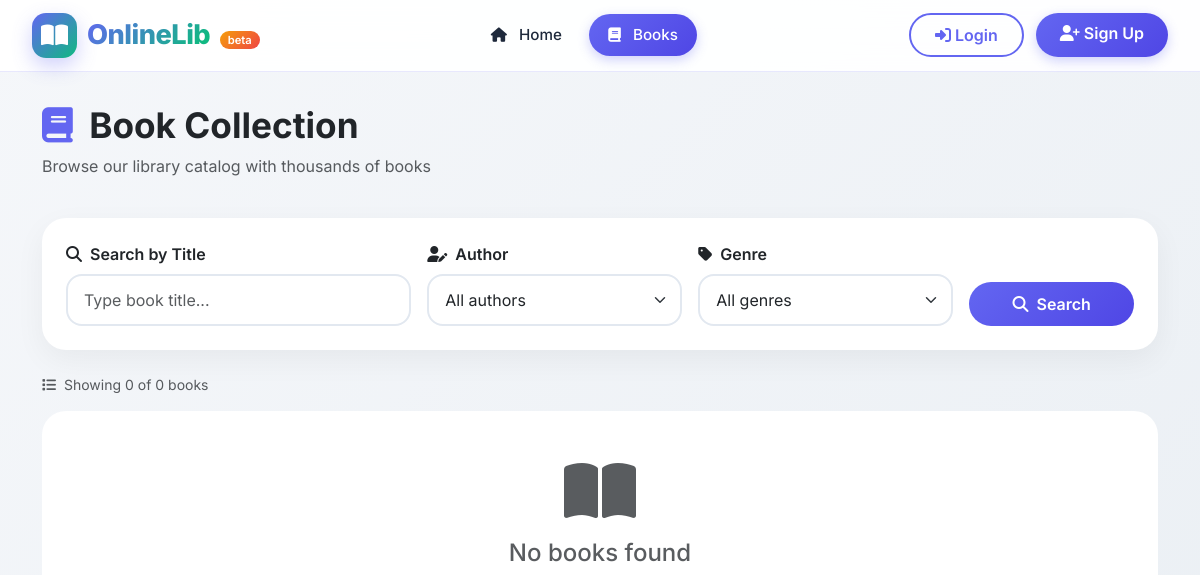
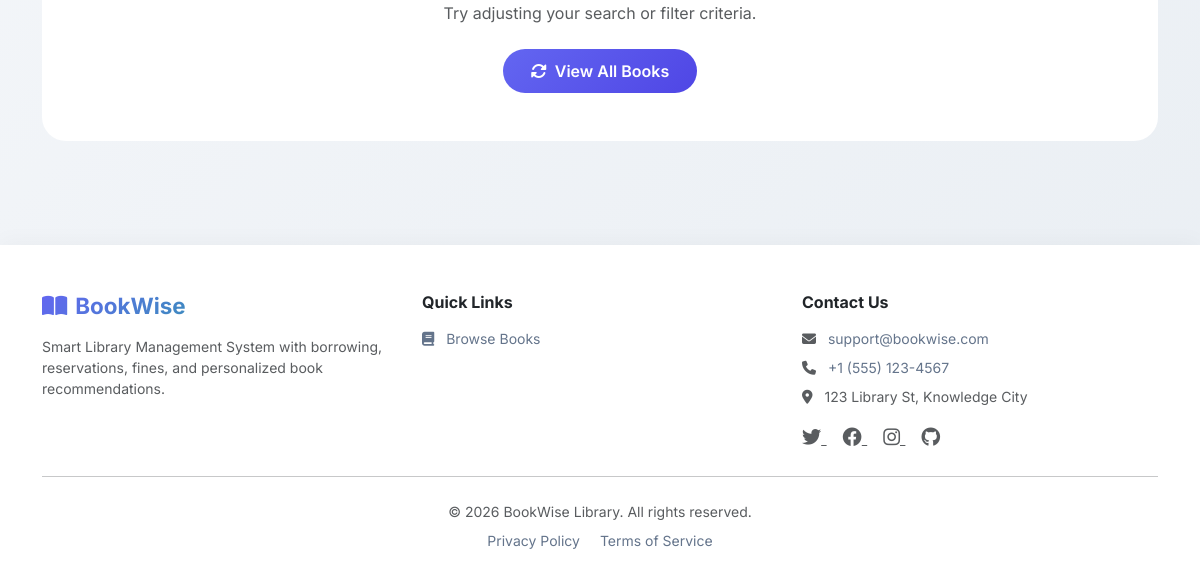
The page /books/ on the database as committed earlier (2 pictures, top to bottom).
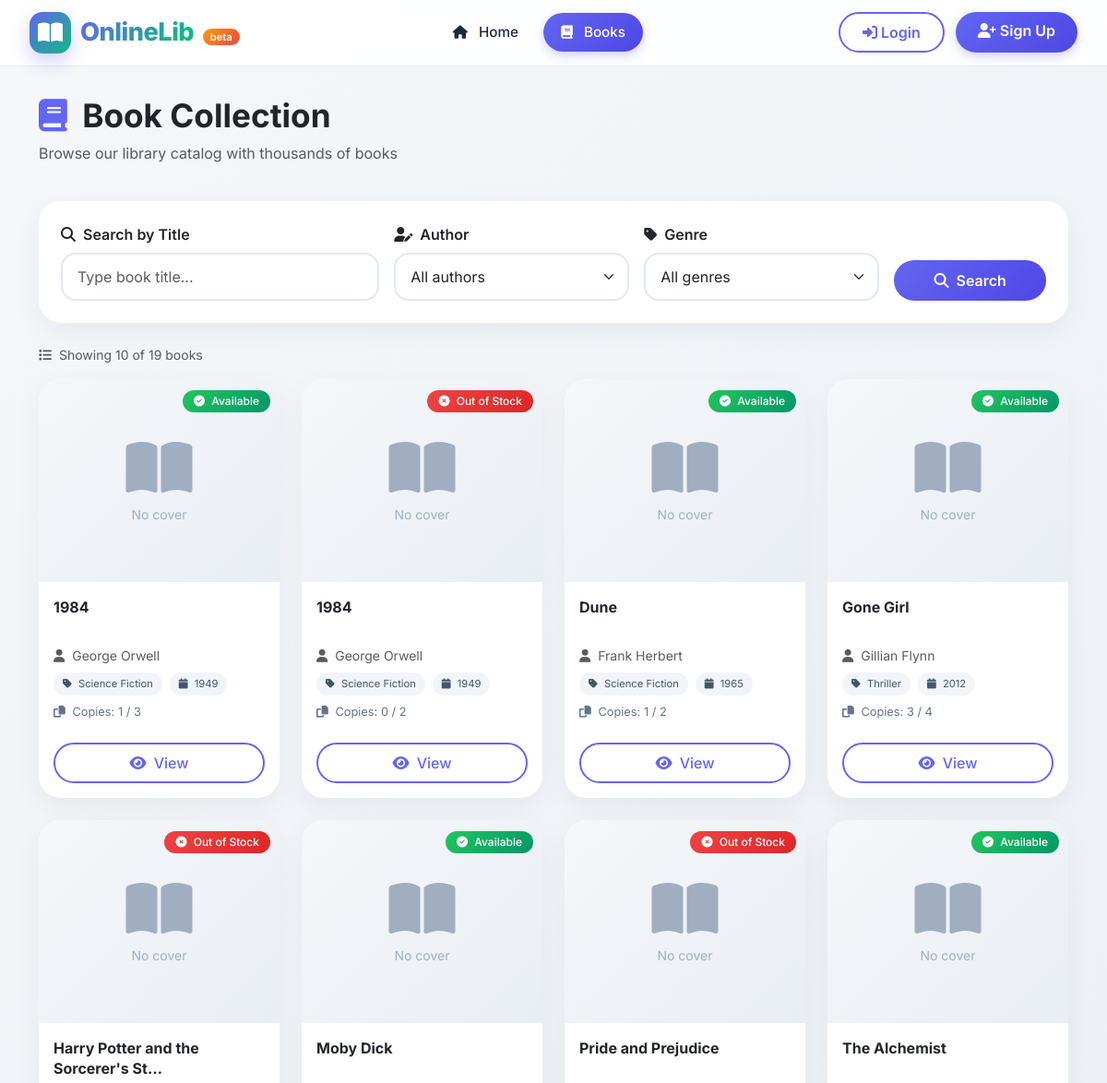
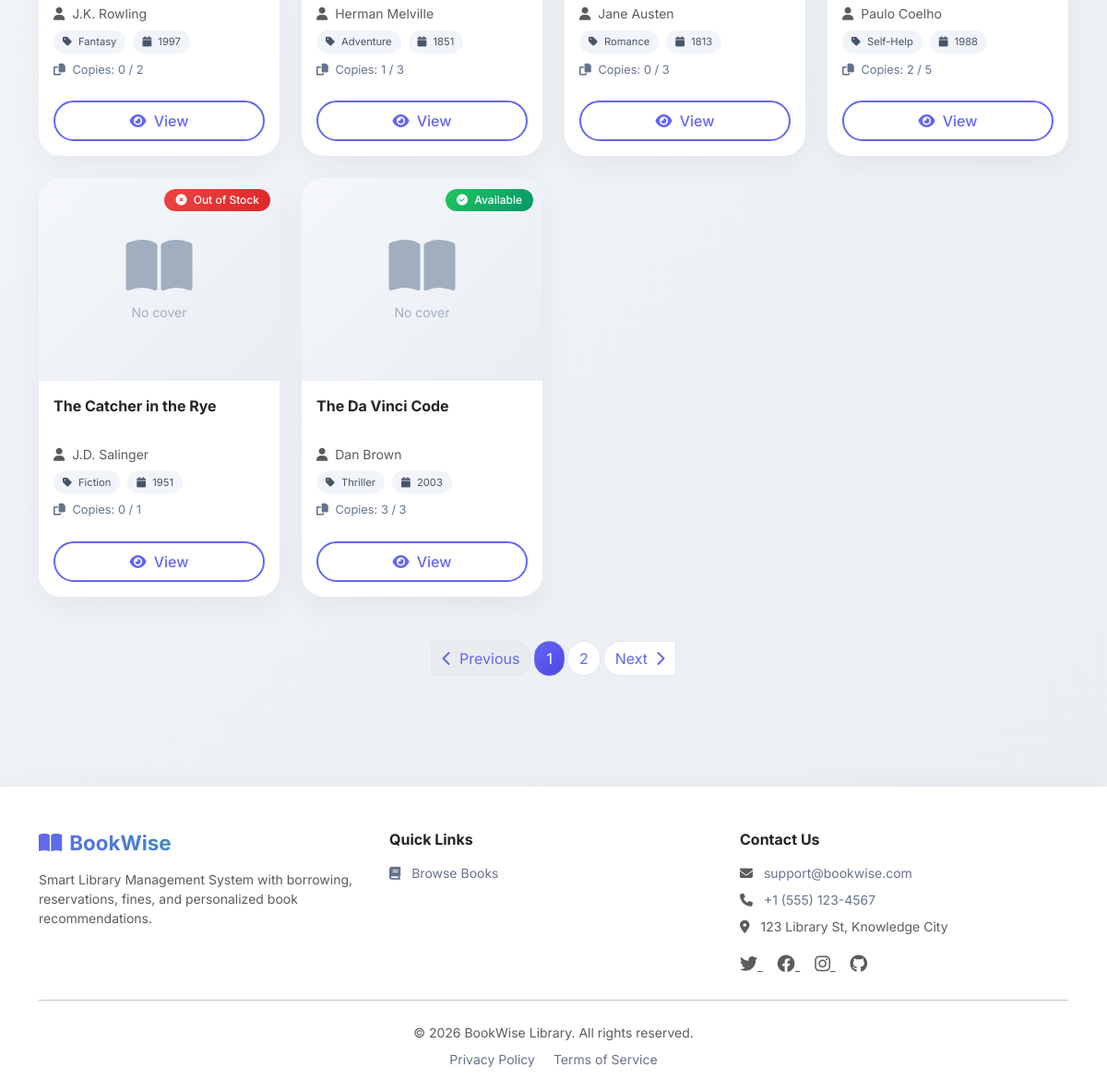
The same page on the database as committed later (2 pictures, top to bottom).
### books/models.py (models this page shows, shortened)
class Book(models.Model):
    title = models.CharField(max_length=255)
    author = models.CharField(max_length=255)
    genre = models.CharField(max_length=100)
    description = models.TextField(blank=True)
    publish_year = models.PositiveIntegerField()
    isbn = models.CharField(max_length=20, unique=True)
    total_copies = models.PositiveIntegerField(default=1)
    available_copies = models.PositiveIntegerField(default=1)
    cover_image = models.ImageField(upload_to="book_covers/", blank=True)
    def __init__(self, *args, **kwargs):
        available_copies_was_provided = "available_copies" in kwargs
        super().__init__(*args, **kwargs)
        self._available_copies_was_provided = available_copies_was_provided
    def __setattr__(self, name, value):
        if name == "available_copies" and "_available_copies_was_provided" in self.__dict__:
            self.__dict__["_available_copies_was_provided"] = True
        super().__setattr__(name, value)
    class Meta:
        ordering = ["title"]
        verbose_name = "book"
        verbose_name_plural = "books"

### books/views.py (the view)
# urls.py: path("", BookListView.as_view(), name="book_list"),
class BookListView(ListView):
    model = Book
    template_name = "books/book_list.html"
    context_object_name = "books"
    paginate_by = 10
    def get_queryset(self):
        queryset = Book.objects.all()
        search = self.request.GET.get("search", "").strip()
        author = self.request.GET.get("author", "").strip()
        genre = self.request.GET.get("genre", "").strip()
        year = self.request.GET.get("year", "").strip()
        if search:
            queryset = queryset.filter(title__icontains=search)
        if author:
            queryset = queryset.filter(author__icontains=author)
        if genre:
            queryset = queryset.filter(genre=genre)
        if year:
            queryset = queryset.filter(publish_year=year)
        return queryset
    def get_context_data(self, **kwargs):
        context = super().get_context_data(**kwargs)
        search = self.request.GET.get("search", "").strip()
        author = self.request.GET.get("author", "").strip()
        genre = self.request.GET.get("genre", "").strip()
        year = self.request.GET.get("year", "").strip()
        context["search"] = search
        context["selected_author"] = author
        context["selected_genre"] = genre
        context["selected_year"] = year
        context["authors"] = (
            Book.objects.exclude(author="")
            .order_by("author")
            .values_list("author", flat=True)
            .distinct()
        )
        context["genres"] = (
            Book.objects.exclude(genre="")
            .order_by("genre")
            .values_list("genre", flat=True)
            .distinct()
        )
        context["years"] = (
            Book.objects.order_by("-publish_year")
            .values_list("publish_year", flat=True)
            .distinct()
        )
        params = self.request.GET.copy()
        if "page" in params:
            del params["page"]
        context["query_params"] = params.urlencode()
        return context

### books/templates/books/book_list.html (shortened to what this page needs)
{% extends "base.html" %}
{% block content %}
<div class="container py-4">
    <div class="d-flex flex-column flex-md-row justify-content-between align-items-md-center mb-4">
        <div>
            <h1 class="fw-bold" style="font-size: 2.2rem;">
                <i class="fas fa-book me-2" style="color: var(--primary);"></i>
                Book Collection
            </h1>
            <p class="text-muted">Browse our library catalog with thousands of books</p>
        </div>
    </div>
    <div class="card mb-4">
        <div class="card-body p-4">
            <form method="get" class="row g-3">
                <div class="col-md-4">
                    <label class="form-label fw-semibold">
                        <i class="fas fa-search me-1"></i> Search by Title
                    </label>
                    <input type="search" name="search" value="{{ search }}"
                           class="form-control" placeholder="Type book title...">
                </div>
                <div class="col-md-3">
                    <label class="form-label fw-semibold">
                        <i class="fas fa-user-edit me-1"></i> Author
                    </label>
                    <select name="author" class="form-select">
                        <option value="">All authors</option>
                    </select>
                </div>
                <div class="col-md-3">
                    <label class="form-label fw-semibold">
                        <i class="fas fa-tag me-1"></i> Genre
                    </label>
                    <select name="genre" class="form-select">
                        <option value="">All genres</option>
                    </select>
                </div>
                <div class="col-md-2 d-flex align-items-end">
                    <button type="submit" class="btn btn-primary w-100">
                        <i class="fas fa-search me-1"></i> Search
                    </button>
                </div>
            </form>
        </div>
    </div>
    <div class="mb-3">
        <p class="text-muted small">
            <i class="fas fa-list me-1"></i>
            Showing {{ books|length }} of {{ paginator.count }} books
        </p>
    </div>
    <div class="row g-4">
        {% for book in books %}
        <div class="col-md-6 col-lg-4 col-xl-3">
            <div class="card h-100 book-card">
                <div class="book-cover-wrapper">
                    {% if book.cover_image %}
                    <img src="{{ book.cover_image.url }}" class="book-cover" alt="{{ book.title }}">
                    {% else %}
                    <div class="book-cover-placeholder">
                        <i class="fas fa-book-open fa-4x"></i>
                        <span class="mt-2 small">No cover</span>
                    </div>
                    {% endif %}
                    <div class="availability-badge">
                        {% if book.available_copies > 0 %}
                        <span class="badge bg-success">
                            <i class="fas fa-check-circle me-1"></i> Available
                        </span>
                        {% else %}
                        <span class="badge bg-danger">
                            <i class="fas fa-times-circle me-1"></i> Out of Stock
                        </span>
                        {% endif %}
                    </div>
                </div>
                <div class="card-body">
                    <h5 class="card-title fw-bold">{{ book.title|truncatechars:35 }}</h5>
                    <p class="card-text text-muted small mb-2">
                        <i class="fas fa-user me-1"></i> {{ book.author }}
                    </p>
                    <div class="d-flex flex-wrap gap-2 mb-2">
                        <span class="genre-tag">
                            <i class="fas fa-tag me-1"></i> {{ book.genre }}
                        </span>
                        <span class="year-tag">
                            <i class="fas fa-calendar me-1"></i> {{ book.publish_year }}
                        </span>
                    </div>
                    <div class="copies-info">
                        <i class="fas fa-copy me-1"></i>
                        Copies: {{ book.available_copies }} / {{ book.total_copies }}
                    </div>
                </div>
                <div class="card-footer bg-transparent border-0 pb-3">
                    <div class="d-flex gap-2">
                        <a href="{% url 'books:book_detail' book.pk %}" class="btn btn-outline-primary flex-grow-1">
                            <i class="fas fa-eye me-1"></i> View
                        </a>
                    </div>
                </div>
            </div>
        </div>
        {% empty %}
        <div class="col-12">
            <div class="empty-state text-center py-5">
                <i class="fas fa-book-open fa-4x text-muted mb-3"></i>
                <h4 class="text-muted">No books found</h4>
                <p class="text-muted">Try adjusting your search or filter criteria.</p>
                <a href="{% url 'books:book_list' %}" class="btn btn-primary mt-2">
                    <i class="fas fa-sync-alt me-1"></i> View All Books
                </a>
            </div>
        </div>
        {% endfor %}
    </div>
    {% if is_paginated %}
    <nav class="mt-5">
        <ul class="pagination justify-content-center">
            {% if page_obj.has_previous %}
            <li class="page-item">
                <a class="page-link" href="?page={{ page_obj.previous_page_number }}{% if query_params %}&{{ query_params }}{% endif %}">
                    <i class="fas fa-chevron-left me-1"></i> Previous
                </a>
            </li>
            {% else %}
            <li class="page-item disabled">
                <span class="page-link"><i class="fas fa-chevron-left me-1"></i> Previous</span>
            </li>
            {% endif %}
            {% for num in page_obj.paginator.page_range %}
                {% if page_obj.number == num %}
                <li class="page-item active">
                    <span class="page-link">{{ num }}</span>
                </li>
                {% elif num > page_obj.number|add:'-3' and num < page_obj.number|add:'3' %}
                <li class="page-item">
                    <a class="page-link" href="?page={{ num }}{% if query_params %}&{{ query_params }}{% endif %}">{{ num }}</a>
                </li>
                {% endif %}
            {% endfor %}
            {% if page_obj.has_next %}
            <li class="page-item">
                <a class="page-link" href="?page={{ page_obj.next_page_number }}{% if query_params %}&{{ query_params }}{% endif %}">
                    Next <i class="fas fa-chevron-right ms-1"></i>
                </a>
            </li>
            {% else %}
            <li class="page-item disabled">
                <span class="page-link">Next <i class="fas fa-chevron-right ms-1"></i></span>
            </li>
            {% endif %}
        </ul>
    </nav>
    {% endif %}
</div>
{% endblock %}

Rows that differ between the two databases and show on the page:
added Book: cover_image "No cover", shows "Available", title "1984", author "George Orwell", genre "Science Fiction", publish_year "1949", available_copies "1", total_copies "3"
added Book: cover_image "No cover", shows "Out of Stock", title "1984", author "George Orwell", genre "Science Fiction", publish_year "1949", available_copies "0", total_copies "2"
added Book: cover_image "No cover", shows "Available", title "Dune", author "Frank Herbert", genre "Science Fiction", publish_year "1965", available_copies "1", total_copies "2"
added Book: cover_image "No cover", shows "Available", title "Gone Girl", author "Gillian Flynn", genre "Thriller", publish_year "2012", available_copies "3", total_copies "4"
added Book: cover_image "No cover", shows "Out of Stock", title "Harry Potter and the Sorcerer's St…", author "J.K. Rowling", genre "Fantasy", publish_year "1997", available_copies "0", total_copies "2"
added Book: cover_image "No cover", shows "Available", title "Moby Dick", author "Herman Melville", genre "Adventure", publish_year "1851", available_copies "1", total_copies "3"
added Book: cover_image "No cover", shows "Out of Stock", title "Pride and Prejudice", author "Jane Austen", genre "Romance", publish_year "1813", available_copies "0", total_copies "3"
added Book: cover_image "No cover", shows "Available", title "The Alchemist", author "Paulo Coelho", genre "Self-Help", publish_year "1988", available_copies "2", total_copies "5"
added Book: cover_image "No cover", shows "Out of Stock", title "The Catcher in the Rye", author "J.D. Salinger", genre "Fiction", publish_year "1951", available_copies "0", total_copies "1"
added Book: cover_image "No cover", shows "Available", title "The Da Vinci Code", author "Dan Brown", genre "Thriller", publish_year "2003", available_copies "3", total_copies "3"
Other text that changed with them:
{{ books|length }}: "0" → "10"
{{ paginator.count }}: "0" → "19"
text no longer shown: "No books found Try adjusting your search or filter criteria. View All Books"
text now shown: "Previous Next"
new list line: "1"
new list line: "2"
